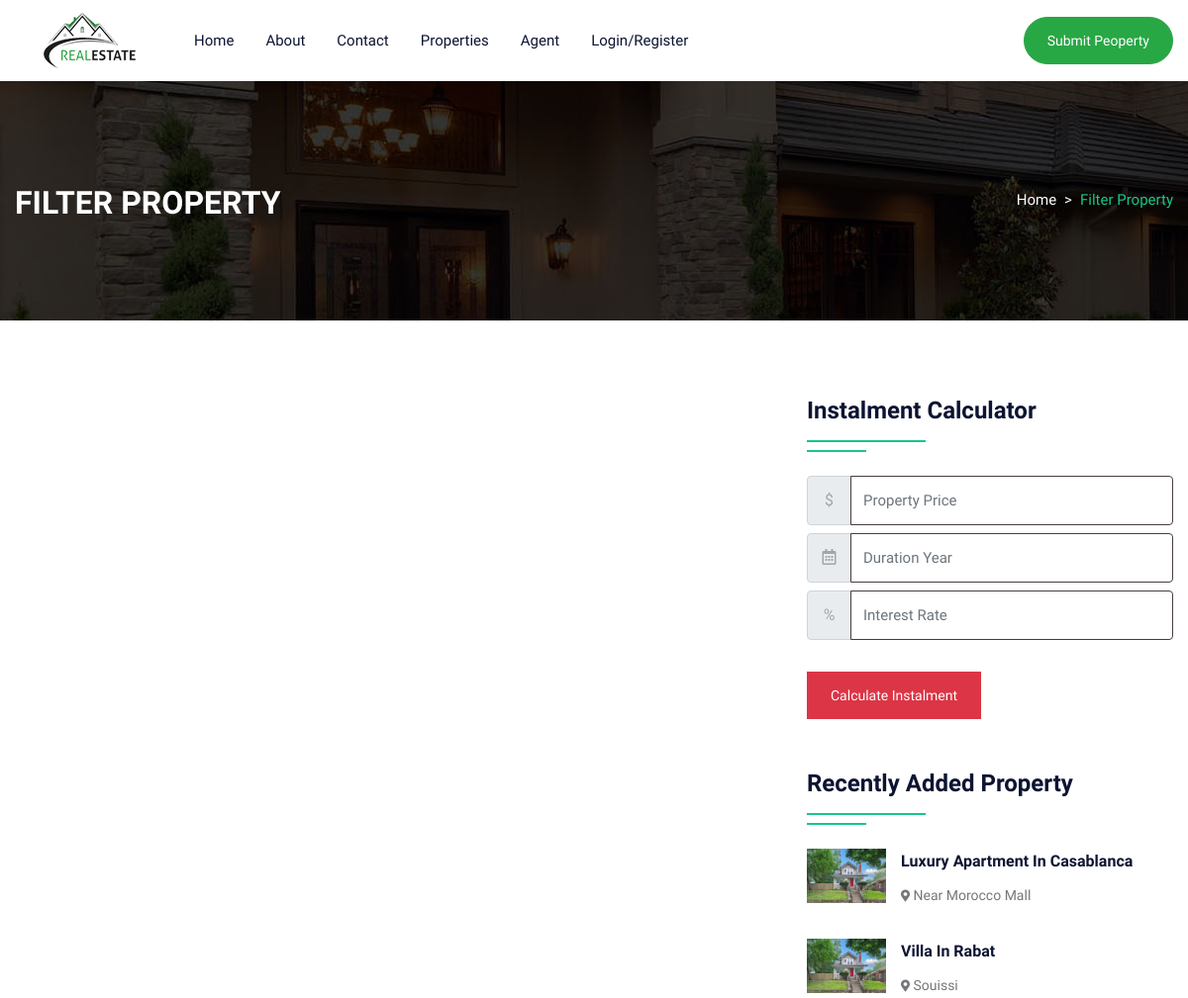
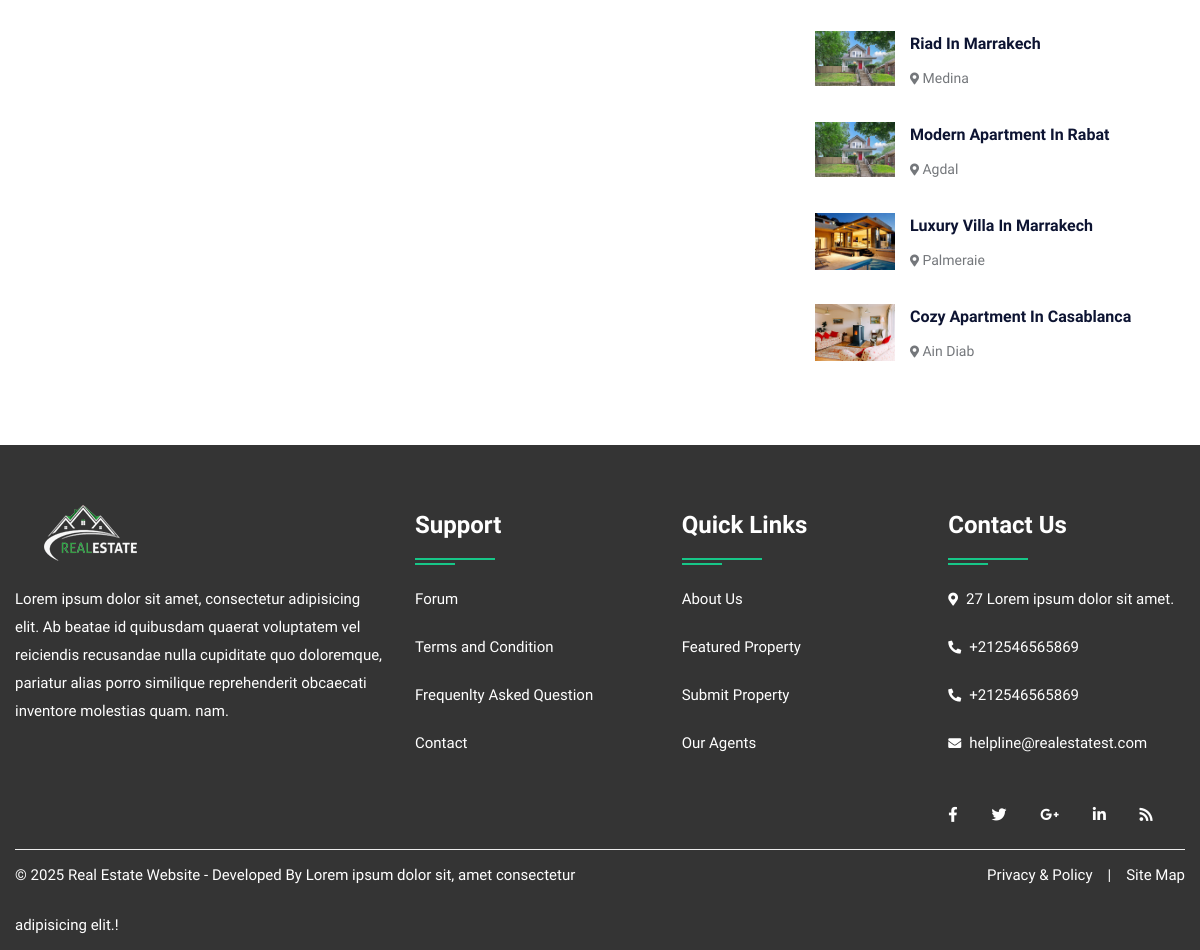
The page /propertygrid.php on the database its author committed (2 pictures, top to bottom).
### tables this page shows
CREATE TABLE property (
  pid int(50) NOT NULL AUTO_INCREMENT,
  title varchar(200) NOT NULL,
  pcontent longtext NOT NULL,
  type varchar(100) NOT NULL,
  bhk varchar(50) NOT NULL,
  stype varchar(100) NOT NULL,
  bedroom int(50) NOT NULL,
  bathroom int(50) NOT NULL,
  balcony int(50) NOT NULL,
  kitchen int(50) NOT NULL,
  hall int(50) NOT NULL,
  floor varchar(50) NOT NULL,
  size int(50) NOT NULL,
  price int(50) NOT NULL,
  location varchar(200) NOT NULL,
  city varchar(100) NOT NULL,
  state varchar(100) NOT NULL,
  feature longtext NOT NULL,
  pimage varchar(300) NOT NULL,
  pimage1 varchar(300) NOT NULL,
  pimage2 varchar(300) NOT NULL,
  pimage3 varchar(300) NOT NULL,
  pimage4 varchar(300) NOT NULL,
  uid int(50) NOT NULL,
  status varchar(50) NOT NULL,
  mapimage varchar(300) NOT NULL,
  topmapimage varchar(300) NOT NULL,
  groundmapimage varchar(300) NOT NULL,
  totalfloor varchar(50) NOT NULL,
  date datetime NOT NULL DEFAULT current_timestamp(),
  isFeatured int(11) DEFAULT NULL,
  PRIMARY KEY (pid)
);

### propertygrid.php (the view, shortened to what this page needs)
<!DOCTYPE html>
<html lang="en">
<head>
<link rel="stylesheet" type="text/css" href="css/bootstrap.min.css">
<link rel="stylesheet" type="text/css" href="css/bootstrap-slider.css">
<link rel="stylesheet" type="text/css" href="css/jquery-ui.css">
<link rel="stylesheet" type="text/css" href="css/layerslider.css">
<link rel="stylesheet" type="text/css" href="css/color.css" id="color-change">
<link rel="stylesheet" type="text/css" href="css/owl.carousel.min.css">
<link rel="stylesheet" type="text/css" href="css/font-awesome.min.css">
<link rel="stylesheet" type="text/css" href="fonts/flaticon/flaticon.css">
<link rel="stylesheet" type="text/css" href="css/style.css">
</head>
<body>
<div id="page-wrapper">
    <div class="row">
		<?php include("include/header.php");?>
        <div class="banner-full-row page-banner" style="background-image:url('images/breadcromb.jpg');">
            <div class="container">
                <div class="row">
                    <div class="col-md-6">
                        <h2 class="page-name float-left text-white text-uppercase mt-1 mb-0"><b>Filter Property</b></h2>
                    </div>
                    <div class="col-md-6">
                        <nav aria-label="breadcrumb" class="float-left float-md-right">
                            <ol class="breadcrumb bg-transparent m-0 p-0">
                                <li class="breadcrumb-item text-white"><a href="#">Home</a></li>
                                <li class="breadcrumb-item active">Filter Property</li>
                            </ol>
                        </nav>
                    </div>
                </div>
            </div>
        </div>
        <div class="full-row">
            <div class="container">
                <div class="row">
					<div class="col-lg-8">
                    </div>
                    <div class="col-lg-4">
                        <div class="sidebar-widget">
                            <h4 class="double-down-line-left text-secondary position-relative pb-4 my-4">Instalment Calculator</h4>
						<form class="d-inline-block w-100" action="calc.php" method="post">
                            <div class="input-group mb-2 mr-sm-2">
                                <div class="input-group-prepend">
                                    <div class="input-group-text">$</div>
                                </div>
                                <input type="text" class="form-control" name="amount" placeholder="Property Price">
                            </div>
                            <div class="input-group mb-2 mr-sm-2">
                                <div class="input-group-prepend">
                                    <div class="input-group-text"><i class="far fa-calendar-alt"></i></div>
                                </div>
                                <input type="text" class="form-control" name="month" placeholder="Duration Year">
                            </div>
                            <div class="input-group mb-2 mr-sm-2">
                                <div class="input-group-prepend">
                                    <div class="input-group-text">%</div>
                                </div>
                                <input type="text" class="form-control" name="interest" placeholder="Interest Rate">
                            </div>
                            <button type="submit" value="submit" name="calc" class="btn btn-danger mt-4">Calculate Instalment</button>
                        </form>
                        </div>
                        <div class="sidebar-widget mt-5">
                            <h4 class="double-down-line-left text-secondary position-relative pb-4 mb-4">Recently Added Property</h4>
                            <ul class="property_list_widget">
								<?php
								$query=mysqli_query($con,"SELECT * FROM `property` ORDER BY date DESC LIMIT 6");
										while($row=mysqli_fetch_array($query))
										{
								?>
                                <li> <img src="admin/property/<?php echo $row['18'];?>" alt="pimage">
                                    <h6 class="text-secondary hover-text-success text-capitalize"><a href="propertydetail.php?pid=<?php echo $row['0'];?>"><?php echo $row['1'];?></a></h6>
                                    <span class="font-14"><i class="fas fa-map-marker-alt icon-success icon-small"></i> <?php echo $row['14'];?></span>
                                </li>
                                <?php } ?>
                            </ul>
                        </div>
                    </div>
                </div>
            </div>
        </div>
		<?php include("include/footer.php");?>
    </div>
</div>
</body>
</html>

### css/color.css (style rules this page uses)
:root { --theme-ordinary-color: #74777b; }
:root { --theme-primary-color: #17c788; }
:root { --theme-secondary-color: #0d1432; }
:root { --theme-white-color: #fff; }
:root { --theme-light-color: #f8f8f8; }
:root { --theme-gray-color: #f5f5f5; }
:root { --theme-footer-color: #091b4b; }
:root { --theme-dark-color: #091b4b; }
:root { --text-light-color: #a3a7af; }
:root { --theme-primary-opacity-color: rgba(11, 191, 141, .8); }
:root { --theme-secondary-opacity-color: rgba(13,20,50,0.7); }
:root { --theme-white-opacity-color: rgba(255, 255, 255, 0.3); }
:root { --theme-dark-opacity-color: rgba(0, 0, 0, 0.5); }
:root { --theme-ordinary-font: 'Muli', sans-serif; }
:root { --theme-highlight-font: 'Comfortaa', cursive; }

### rows shown on the page
property: pimage (picture), title "Luxury Apartment In Casablanca", location "Near Morocco Mall"
property: pimage (picture), title "Villa In Rabat", location "Souissi"
property: pimage (picture), title "Riad In Marrakech", location "Medina"
property: pimage (picture), title "Modern Apartment In Rabat", location "Agdal"
property: pimage (picture), title "Luxury Villa In Marrakech", location "Palmeraie"
property: pimage (picture), title "Cozy Apartment In Casablanca", location "Ain Diab"
